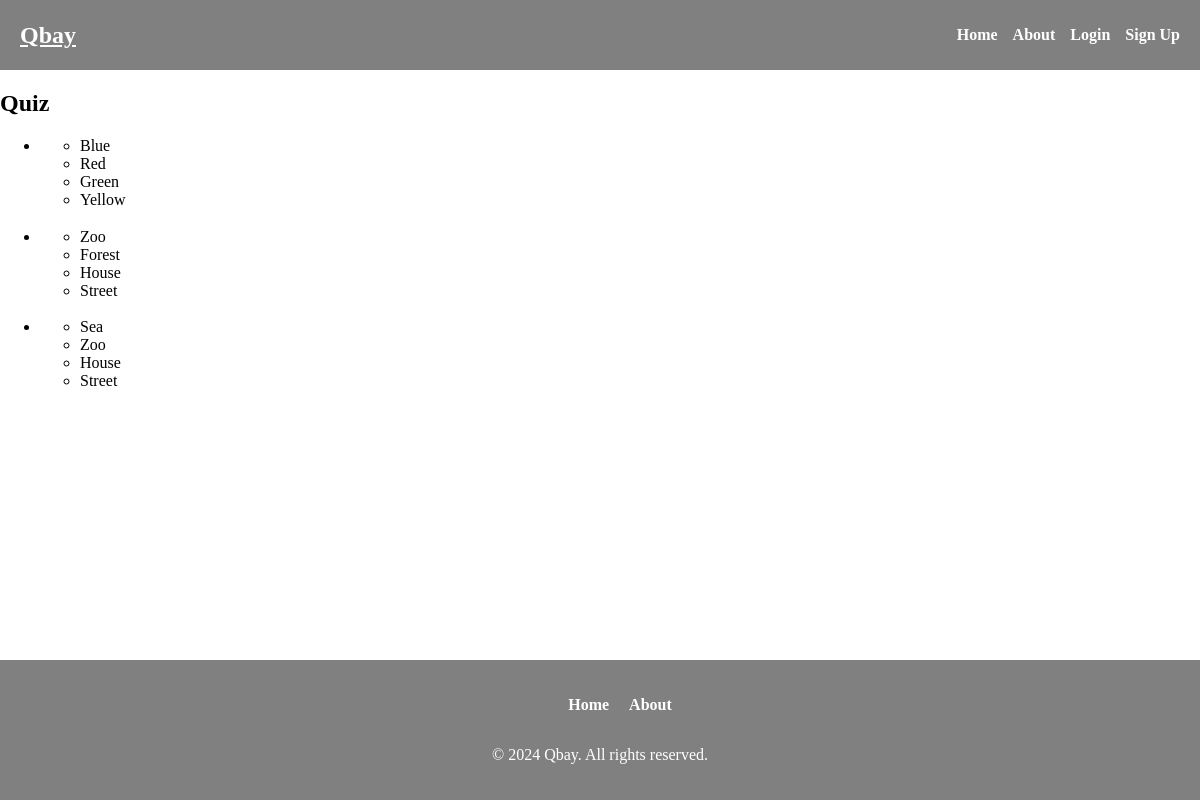
The app's page /quizzes/quiz/24/ with its own data.
### quizzes/models.py (models this page shows, shortened)
class Quiz(models.Model):
    title = models.CharField(max_length=255)
    created_by = models.ForeignKey('auth.User', on_delete=models.CASCADE)
    created_at = models.DateTimeField(auto_now_add=True)
    num_questions = models.IntegerField()
    total_questions = models.IntegerField(default=0)
    is_published = models.BooleanField(default=False)

class Answer(models.Model):
    question = models.ForeignKey(Question, on_delete=models.CASCADE)
    text = models.CharField(max_length=255)
    is_correct = models.BooleanField(default=False)

### quizzes/views.py (the view)
# urls.py: path('quiz/<int:quiz_id>/', views.quiz_detail, name='quiz_detail'),
def quiz_detail(request, quiz_id):
    quiz = get_object_or_404(Quiz, pk=quiz_id)
    questions = Question.objects.filter(quiz=quiz)
    return render(request, 'quizzes/quiz_detail.html', {'quiz': quiz, 'questions': questions})

### templates/quizzes/quiz_detail.html (shortened to what this page needs)
{% extends 'base.html' %}
{% block content %}
<h2>{{ quiz.title }}</h2>
<ul>
    {% for question in questions %}
        <li>
            <ul>
                {% for answer in question.answer_set.all %}
                    <li>{{ answer.text }}</li>
                {% endfor %}
            </ul>
        </li>
    {% empty %}
        <p>No questions added to this quiz.</p>
    {% endfor %}
</ul>
{% endblock %}

### templates/base.html (shortened to what this page needs)
<!DOCTYPE html>
<html lang="en">
<head>
    {% load static %}
    <link rel="stylesheet" href="{% static 'css/style.css' %}">
</head>
<body>
    <header>
        <nav class="header-nav">
            <div class="logo">
                <a href="{% url 'home' %}" style="color: white; font-family: 'Comfortaa';"><strong>Qbay</strong></a>
            </div>
            <ul class="nav-links">
              <li><a href="{% url 'home' %}">Home</a></li>
              <li><a href="{% url 'about' %}">About</a></li>
              {% if user.is_authenticated %}
                  <li><a href="{% url 'profile' %}">Profile</a></li>
                  <li><a href="{% url 'logout' %}" onclick="event.preventDefault(); document.getElementById('logout-form').submit();">Logout</a></li>
                  <form id="logout-form" method="POST" action="{% url 'logout' %}" style="display: none;">
                      {% csrf_token %}
                  </form>
              {% else %}
                  <li><a href="{% url 'login' %}">Login</a></li>
                  <li><a href="{% url 'signup' %}">Sign Up</a></li>
              {% endif %}
            </ul>
        </nav>
    </header>
    <main>
        {% block content %}
        {% endblock %}
    </main>
    <footer>
      <nav class="footer-nav">
          <ul class="footer-links">
              <li><a href="{% url 'home' %}">Home</a></li>
              <li><a href="{% url 'about' %}">About</a></li>
          </ul>
      </nav>
      <p>&copy; 2024 Qbay. All rights reserved.</p>
    </footer>
</body>
</html>

### static/css/style.css (style rules this page uses)
body { margin: 0; padding: 0; display: flex; flex-direction: column; min-height: 100vh; }
header { background-color: grey; padding: 10px 20px; }
.header-nav { display: flex; justify-content: space-between; align-items: center; }
.logo { font-size: 24px; font-weight: bold; color: white; }
.nav-links { list-style: none; display: flex; gap: 15px; }
.nav-links li { display: inline-block; }
.nav-links a, .nav-links button { color: white; text-decoration: none; font-weight: bold; }
footer { background-color: grey; padding: 20px 0; margin-top: auto; }
.footer-nav { display: flex; justify-content: center; margin-bottom: 10px; }
.footer-links { list-style: none; display: flex; gap: 20px; }
.footer-links a { color: white; text-decoration: none; font-weight: bold; }
footer p { text-align: center; color: white; }
html, body { height: 100%; }

### records on screen
Quiz: title "Quiz"
Answer: text "Blue"
Answer: text "Red"
Answer: text "Green"
Answer: text "Yellow"
Answer: text "Zoo"
Answer: text "Forest"
Answer: text "House"
Answer: text "Street"
Answer: text "Sea"
Answer: text "Zoo"
Answer: text "House"
Answer: text "Street"
